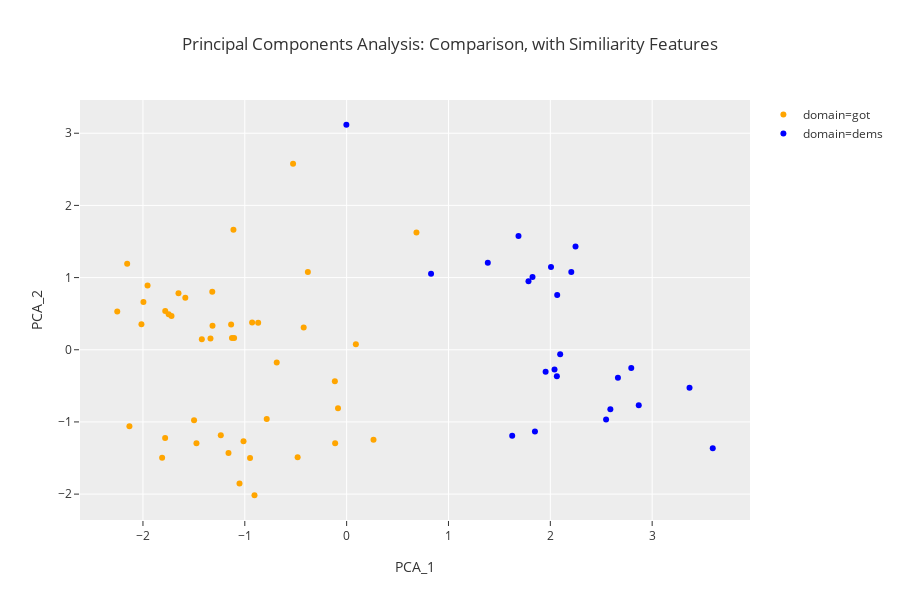

The cell this chart's notebook holds for it:
### Markdown cell above
Now let's look by PCA again, **after adding in new similarity features**.

### Code cell
px.scatter(data_frame=pca_df
           ,x='PCA_1'
           ,y='PCA_2'
           ,color='domain'
           ,template='ggplot2'
           ,title='Principal Components Analysis: Comparison, with Similiarity Features'
           ,hover_name='person'
#            ,labels={"neg":"Negative Sentiment"
#                     ,"pos":"Positive Sentiment"
#                     ,"comment_length":"Avg Comment Char Length"
#                    }
            ,color_discrete_map={'got':'orange','dems': 'blue'}
          )

### Figure 1 — Plotly figure (JSON) as saved in the notebook; plotly's stock layout.template omitted (floating-point values rounded to 4 significant figures)
{"data": [{"hoverlabel": {"namelength": 0}, "hovertemplate": "<b>%{hovertext}</b><br><br>domain=got<br>PCA_1=%{x}<br>PCA_2=%{y}", "hovertext": ["bran", "jon", "dany", "davos", "doran", "cersei", "tyrion", "sansa", "arya", "stannis", "varys", "jamie", "brienne", "samwell", "jorah", "theon", "hound", "littlefinger", "joffrey", "mountain", "robb", "dragons", "melisandre", "bronn", "gilly", "ramsey", "missandei", "gendry", "grey worm", "ned", "catelyn", "tormund", "robert", "tommen", "viserys", "margaery", "euron", "oberyn", "night_king", "jaqen", "hodor", "ygritte", "mance"], "legendgroup": "domain=got", "marker": {"color": "orange", "symbol": "circle"}, "mode": "markers", "name": "domain=got", "showlegend": true, "type": "scatter", "uid": "d8015106-d9e7-4543-a18f-e10f123a1a00", "x": [-1.584, -1.812, -2.133, -0.1128, -1.013, -2.252, -1.236, -1.498, -1.72, -1.16, -1.475, -1.747, -1.319, 0.2639, -1.317, -0.3807, -1.105, -0.7848, -1.052, -1.126, -1.111, -1.995, -1.651, -0.9279, 0.09064, -1.422, -1.955, -0.9486, -1.782, -1.134, -0.8689, -0.4219, -1.781, -1.337, -2.015, -0.08489, -2.155, -0.6865, -0.9049, 0.6856, -0.5262, -0.1158, -0.4812], "xaxis": "x", "y": [0.7219, -1.497, -1.06, -1.296, -1.267, 0.5314, -1.186, -0.9773, 0.4661, -1.432, -1.297, 0.4934, 0.8053, -1.247, 0.3324, 1.076, 0.1625, -0.961, -1.852, 0.1616, 1.663, 0.6627, 0.7831, 0.3793, 0.07613, 0.1439, 0.8901, -1.499, -1.222, 0.3508, 0.374, 0.3083, 0.5368, 0.1574, 0.3535, -0.8108, 1.191, -0.1759, -2.016, 1.623, 2.577, -0.4375, -1.489], "yaxis": "y"}, {"hoverlabel": {"namelength": 0}, "hovertemplate": "<b>%{hovertext}</b><br><br>domain=dems<br>PCA_1=%{x}<br>PCA_2=%{y}", "hovertext": ["harris", "biden", "buttigieg", "gillibrand", "hickenlooper", "klobuchar", "warren", "booker", "inslee", "castro", "gabbard", "sanders", "de blasio", "bullock", "gravel", "messam", "o'rourke", "bennet", "delaney", "moulton", "swalwell", "williamson", "yang"], "legendgroup": "domain=dems", "marker": {"color": "blue", "symbol": "circle"}, "mode": "markers", "name": "domain=dems", "showlegend": true, "type": "scatter", "uid": "2dfe5d8b-2dd1-4896-9330-8d5919e3012c", "x": [2.064, 1.786, 2.007, 1.687, 2.067, 0.8289, 1.626, 2.097, 3.367, 2.041, -0.002727, 1.825, 2.548, 3.595, 1.849, 2.795, 2.247, 2.664, 1.386, 2.868, 2.589, 1.954, 2.206], "xaxis": "x", "y": [-0.3666, 0.9475, 1.146, 1.575, 0.7593, 1.053, -1.192, -0.06124, -0.5265, -0.2748, 3.117, 1.007, -0.9646, -1.363, -1.131, -0.2545, 1.431, -0.3867, 1.206, -0.7689, -0.8242, -0.3047, 1.078], "yaxis": "y"}], "layout": {"grid": {"xaxes": ["x"], "xgap": 0.1, "xside": "bottom", "yaxes": ["y"], "ygap": 0.1, "yside": "left"}, "height": 600, "legend": {"tracegroupgap": 0}, "title": {"text": "Principal Components Analysis: Comparison, with Similiarity Features"}, "xaxis": {"title": {"text": "PCA_1"}}, "yaxis": {"title": {"text": "PCA_2"}}}}
